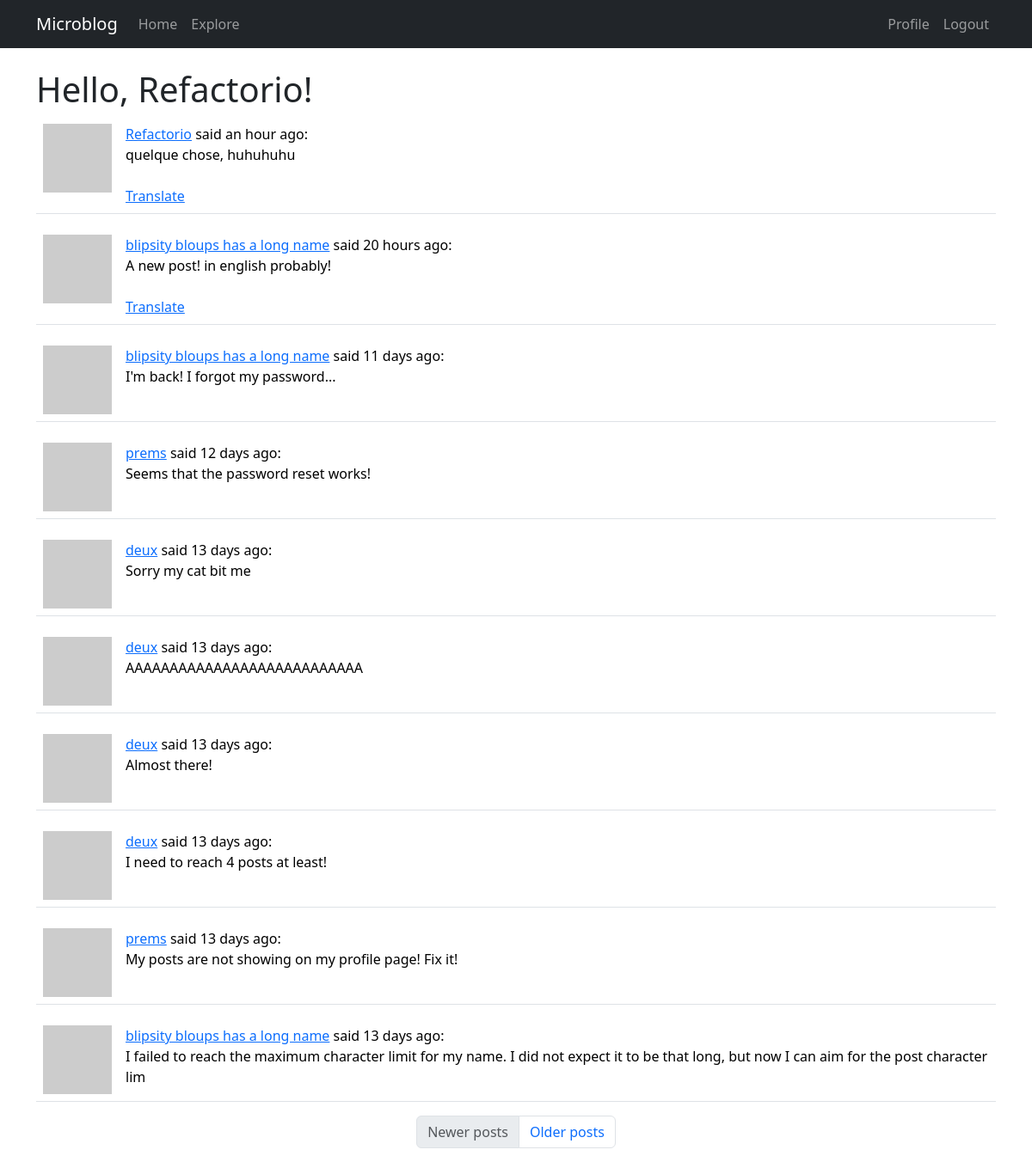
Page /explore (signed in) on the committed database.
### app/models.py (models this page shows, shortened)
class User(UserMixin, db.Model):
    id: so.Mapped[int] = so.mapped_column(primary_key=True)
    username: so.Mapped[str] = so.mapped_column(sa.String(64), index=True, unique=True)
    email: so.Mapped[str] = so.mapped_column(sa.String(120), index=True, unique=True)
    password_hash: so.Mapped[Optional[str]] = so.mapped_column(sa.String(256))
    posts: so.WriteOnlyMapped["Post"] = so.relationship(back_populates="author")
    about_me: so.Mapped[Optional[str]] = so.mapped_column(sa.String(140))
    last_seen: so.Mapped[Optional[datetime]] = so.mapped_column(
        default=lambda: datetime.now(timezone.utc)
    )
    following: so.WriteOnlyMapped["User"] = so.relationship(
        secondary=followers,
        primaryjoin=(followers.c.follower_id == id),
        secondaryjoin=(followers.c.followed_id == id),
        back_populates="followers",
    )
    followers: so.WriteOnlyMapped["User"] = so.relationship(
        secondary=followers,
        primaryjoin=(followers.c.followed_id == id),
        secondaryjoin=(followers.c.follower_id == id),
        back_populates="following",
    )
    def avatar(self, size):
        digest = md5(self.email.lower().encode("utf-8")).hexdigest()
        return f"https://www.gravatar.com/avatar/{digest}?d=identicon&s={size}"

class Post(db.Model):
    id: so.Mapped[int] = so.mapped_column(primary_key=True)
    body: so.Mapped[str] = so.mapped_column(sa.String(140))
    timestamp: so.Mapped[datetime] = so.mapped_column(
        index=True, default=lambda: datetime.now(timezone.utc)
    )
    user_id: so.Mapped[int] = so.mapped_column(sa.ForeignKey(User.id), index=True)
    author: so.Mapped[User] = so.relationship(back_populates="posts")
    language: so.Mapped[Optional[str]] = so.mapped_column(sa.String(5))

### app/main/routes.py (the view)
@bp.route("/explore")
@login_required
def explore():
    page = request.args.get("page", 1, int)
    query = sa.select(Post).order_by(Post.timestamp.desc())
    posts = db.paginate(
        query, page=page, per_page=current_app.config["POSTS_PER_PAGE"], error_out=False
    )
    prev_url = url_for("main.explore", page=posts.prev_num) if posts.has_prev else None
    next_url = url_for("main.explore", page=posts.next_num) if posts.has_next else None
    return render_template(
        "index.html",
        title=_("Explore"),
        posts=posts,
        prev_url=prev_url,
        next_url=next_url,
    )

### app/__init__.py (called while the page is built)
def get_locale():
    return "fr"

### app/main/routes.py (called while the page is built)
@bp.before_app_request
def before_request():
    if current_user.is_authenticated:
        current_user.last_seen = datetime.now(timezone.utc)
        db.session.commit()
    g.locale = get_locale()

### app/models.py (called while the page is built)
@login.user_loader
def load_user(id):
    return db.session.get(User, int(id))

### app/templates/index.html (shortened to what this page needs)
{% extends 'base.html' %}
{% import "bootstrap_wtf.html" as wtf %}
{% block content %}
<h1>{{_("Hello")}}, {{ current_user.username }}!</h1>
{% for post in posts %}
{% include '_post.html' %}
{% endfor %}
<nav aria-label="Post navigation">
  <ul class="pagination justify-content-center">
    <li class="page-item {% if not prev_url %} disabled{% endif %}">
      <a class="page-link" href="{{ prev_url }}">{{_("Newer posts")}}</a>
    </li>
    <li class=" page-item {% if not next_url %} disabled{% endif %}">
        <a class="page-link" href="{{ next_url }}">{{_("Older posts")}}</a>
    </li>
  </ul>
</nav>
{% endblock %}

### app/templates/_post.html
<table class="table table-hover">
    <tr valign="top">
        <td width="70px">
            <a href="{{ url_for('main.user', username=post.author.username) }}">
                <img src="{{ post.author.avatar(36) }}"></a>
        </td>
        <td>
            <a href="{{ url_for('main.user', username=post.author.username) }}">
                {{ post.author.username }}</a>
            {{_("said")}} {{ moment(post.timestamp).fromNow() }}:
            <br>
            <span id="post{{ post.id }}">{{ post.body }}</span>
            {% if post.language and post.language != g.locale %}
            <br><br>
            <span id="translation{{ post.id }}"> <a href="javascript:translate('post{{post.id}}',
                    'translation{{post.id}}',
                    '{{post.language}}',
                    '{{g.locale}}')">{{_("Translate")}}</a>
            </span>
            {% endif %}
        </td>
    </tr>
</table>

### rows in the picture
User: username "Refactorio"
Post: author.username "Refactorio", timestamp "an hour ago", body "quelque chose, huhuhuhu"
Post: author.username "blipsity bloups has a long name", timestamp "20 hours ago", body "A new post! in english probably!"
Post: author.username "blipsity bloups has a long name", timestamp "11 days ago", body "I'm back! I forgot my password..."
Post: author.username "prems", timestamp "12 days ago", body "Seems that the password reset works!"
Post: author.username "deux", timestamp "13 days ago", body "Sorry my cat bit me"
Post: author.username "deux", timestamp "13 days ago", body "AAAAAAAAAAAAAAAAAAAAAAAAAAA"
Post: author.username "deux", timestamp "13 days ago", body "Almost there!"
Post: author.username "deux", timestamp "13 days ago", body "I need to reach 4 posts at least!"
Post: author.username "prems", timestamp "13 days ago", body "My posts are not showing on my profile page! Fix it!"
Post: author.username "blipsity bloups has a long name", timestamp "13 days ago", body "I failed to reach the maximum character limit for my name. I did not expect it to be that long, but now I can aim for the post character lim"
